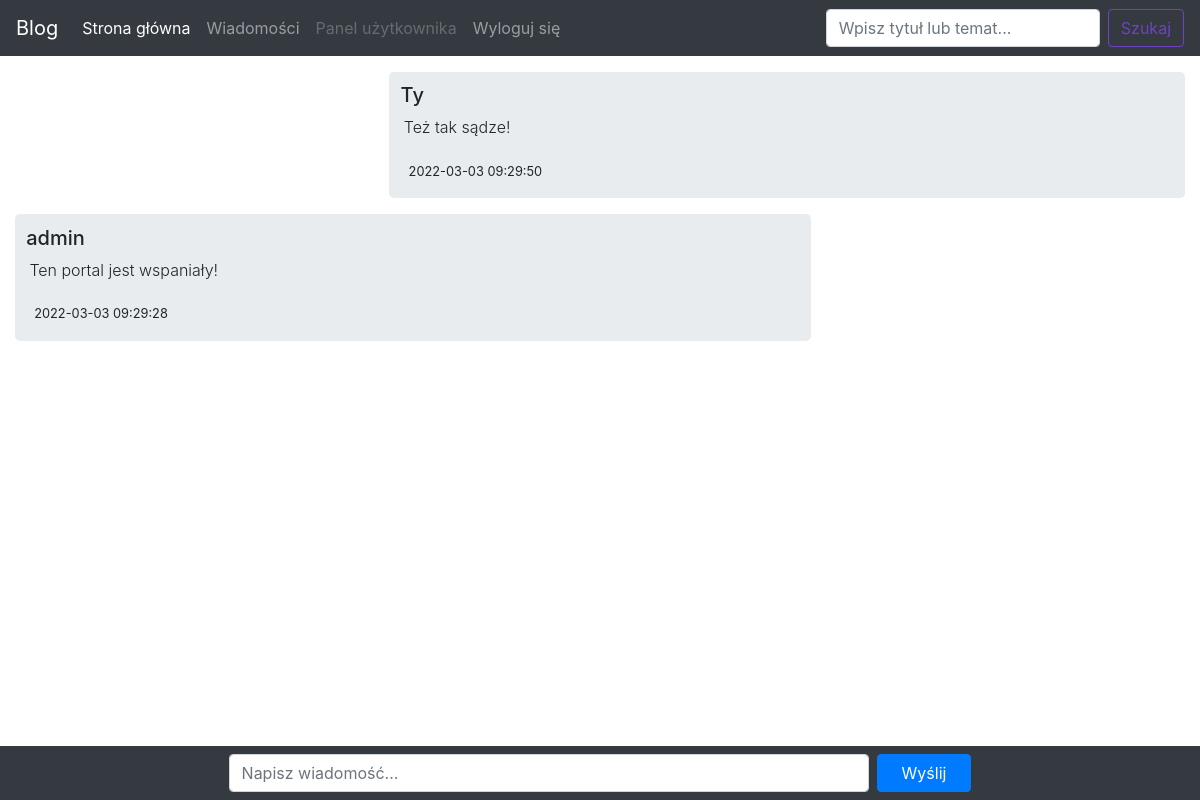
Screenshot of /Witryna/messages.php?uid=1 (signed in) with the database file from the repository.
### tables this page shows
CREATE TABLE `wiadomosci` (
  `data` timestamp NOT NULL DEFAULT current_timestamp() ON UPDATE current_timestamp(),
  `tresc` text NOT NULL,
  `czy_odczytana` int(11) NOT NULL,
  `Nadawca` int(11) NOT NULL,
  `Odbiorca` int(11) NOT NULL
);

CREATE TABLE `uzytkownicy` (
  `idUzytkownik` int(11) NOT NULL,
  `login` varchar(30) NOT NULL,
  `nazwa` varchar(30) NOT NULL,
  `uprawnienia` int(11) NOT NULL,
  `data_rejestracji` timestamp NOT NULL DEFAULT current_timestamp() ON UPDATE current_timestamp(),
  `plec` int(11) NOT NULL,
  `miejscowosc` varchar(60) NOT NULL
);

### Witryna/messages.php (the view, shortened to what this page needs)
<?php
	require_once("config.php");
	$connect = new mysqli($dbhost, $dbusername, $dbpassword, $dbname);
$result2 = $connect->query("select nazwa from uzytkownicy where idUzytkownik=".$_GET['uid']);
if ($result2->num_rows > 0){
	$row = $result2->fetch_assoc();
	$nazwaOdbiorcy = $row['nazwa'];
}
?>
<!DOCTYPE html>
<head>
	<link href="css/bootstrap.css" rel="stylesheet">
	<link href="css/messages.css" rel="stylesheet">
</head>
<body>
    <nav class="navbar navbar-expand-md navbar-dark fixed-top bg-dark">
      <a class="navbar-brand" href="">Blog</a>
      <div class="collapse navbar-collapse" id="navbarCollapse">
        <ul class="navbar-nav mr-auto">
          <li class="nav-item active">
            <a class="nav-link" href="./index.php">Strona główna <span class="sr-only">(current)</span></a>
          </li>
          <li class="nav-item">
            <a class="nav-link" href="./contacts.php">Wiadomości</a>
          </li>
          <li class="nav-item">
            <a class="nav-link disabled" href="./profile.php">Panel użytkownika</a>
          </li>
		  <li class="nav-item">
            <a class="nav-link" href="./destroy.php">Wyloguj się</a>
          </li>
        </ul>
        <form class="form-inline mt-2 mt-md-0">
          <input class="form-control mr-sm-2" type="text" placeholder="Wpisz tytuł lub temat..." aria-label="Search">
          <button class="btn btn-outline-success my-2 my-sm-0" type="submit">Szukaj</button>
        </form>
      </div>
    </nav>
<?php
$sql = "select * from wiadomosci where (Odbiorca = '".$_SESSION['idUzytkownik']."' and Nadawca = '".$_GET['uid']."') or  (Nadawca = '".$_SESSION['idUzytkownik']."' and Odbiorca = '".$_GET['uid']."') order by data desc limit 50";
$result = $connect->query($sql);
			?>
			<main role="main" class="container">
			<?php
		if ($result->num_rows > 0) {
			while($row = $result->fetch_assoc()){
				if($_GET['uid'] == $row["Nadawca"]){
				?>
					<div class="other jumbotron">
						<div class='username'><h5><?php echo $nazwaOdbiorcy; ?></h5></div>
						<p class="lead"><?php echo $row["tresc"]; ?></p>
						<div class="sidetext"><?php echo $row["data"]; ?></div>
					</div>
				<?php }
				else{
					?>
					<div class="self jumbotron">
					<div class='username'><h5>Ty</h5></div>
					<p class="lead"><?php echo $row["tresc"]; ?></p>
					<div class="sidetext"><?php echo $row["data"]; ?></div>
					</div>
					<?php
				}
		}
		}
		?>
		</main>
<nav class="navbar fixed-bottom bg-dark">
        <form class="form-send form-inline" action="./wyslijWiadomosc.php?uid=<?php echo $_GET['uid']; ?>" method="post">
          <input class="text-scale text-input form-control" type="text" placeholder="Napisz wiadomość..." aria-label="Search" name = "wyslij">
          <button class="send-btn btn btn-primary my-2 my-sm-0" type="submit">Wyślij</button>
        </form>
    </nav>
</body>
</html>

### Witryna/css/messages.css (style rules this page uses)
body { padding-top: 4.5rem; }
.container { max-width:75rem; margin-bottom:4.5rem; }
.other { padding: 0.7rem 0.7rem; margin-bottom: 1rem; max-width:50rem; margin-right:32%; }
.self { padding: 0.7rem 0.7rem; margin-bottom: 1rem; max-width:50rem; margin-left:32%; }
.lead { font-size: 1rem; font-weight: 300; float:none; margin-left:0.2rem; }
.sidetext { float:none; padding:0.4rem 0.5rem; font-size: 0.80rem; }
.username { float:none; }
.send-btn { padding-left: 1.5rem; padding-right: 1.5rem; }
.form-send { margin: 0 auto; flex-flow:nowrap; }
.text-input { margin-right:0.5rem; }
@media (min-width: 850px) { .text-scale { width:40rem !important; } }

### rows the page displays
wiadomosci: tresc "Też tak sądze!", data "2022-03-03 09:29:50"
wiadomosci: Nadawca.nazwa "admin", tresc "Ten portal jest wspaniały!", data "2022-03-03 09:29:28"
